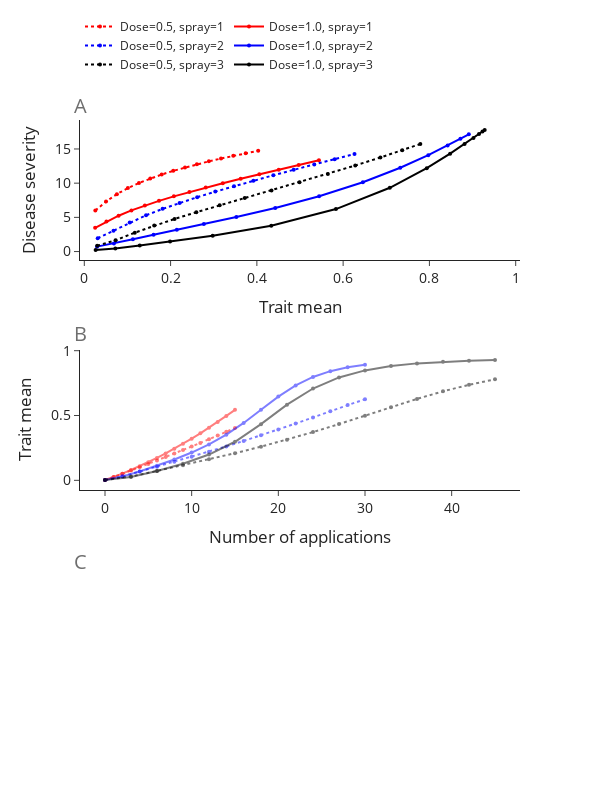

Notebook code cell kept with this figure:
### Code cell
f = fig1(df_in)

f.show()

### Figure 1 — Plotly figure (JSON) as saved in the notebook; plotly's stock layout.template omitted (floating-point values rounded to 4 significant figures)
{"data": [{"line": {"color": "red", "dash": "dot"}, "marker": {"color": "red", "size": 4}, "mode": "lines+markers", "name": "Dose=0.5, spray=1", "type": "scatter", "x": [0.002553, 0.02553, 0.05034, 0.07555, 0.101, 0.1267, 0.1529, 0.1794, 0.2062, 0.2334, 0.261, 0.2888, 0.3169, 0.3454, 0.3741, 0.4031], "xaxis": "x", "y": [null, 6.002, 7.308, 8.397, 9.282, 10.03, 10.68, 11.27, 11.8, 12.3, 12.76, 13.19, 13.61, 14.0, 14.37, 14.73], "yaxis": "y"}, {"line": {"color": "red", "dash": "dot"}, "marker": {"color": "red", "size": 4}, "mode": "lines+markers", "name": "Dose=0.5, spray=1", "opacity": 0.5, "showlegend": false, "type": "scatter", "x": [0, 1, 2, 3, 4, 5, 6, 7, 8, 9, 10, 11, 12, 13, 14, 15], "xaxis": "x2", "y": [0.002553, 0.02553, 0.05034, 0.07555, 0.101, 0.1267, 0.1529, 0.1794, 0.2062, 0.2334, 0.261, 0.2888, 0.3169, 0.3454, 0.3741, 0.4031], "yaxis": "y2"}, {"line": {"color": "red", "dash": "solid"}, "marker": {"color": "red", "size": 4}, "mode": "lines+markers", "name": "Dose=1.0, spray=1", "type": "scatter", "x": [0.002553, 0.02508, 0.05132, 0.0795, 0.1092, 0.1404, 0.1732, 0.2076, 0.2437, 0.2815, 0.3211, 0.3625, 0.4058, 0.4507, 0.497, 0.5439], "xaxis": "x", "y": [null, 3.477, 4.379, 5.239, 6.018, 6.735, 7.414, 8.072, 8.718, 9.359, 10.0, 10.65, 11.31, 11.98, 12.66, 13.35], "yaxis": "y"}, {"line": {"color": "red", "dash": "solid"}, "marker": {"color": "red", "size": 4}, "mode": "lines+markers", "name": "Dose=1.0, spray=1", "opacity": 0.5, "showlegend": false, "type": "scatter", "x": [0, 1, 2, 3, 4, 5, 6, 7, 8, 9, 10, 11, 12, 13, 14, 15], "xaxis": "x2", "y": [0.002553, 0.02508, 0.05132, 0.0795, 0.1092, 0.1404, 0.1732, 0.2076, 0.2437, 0.2815, 0.3211, 0.3625, 0.4058, 0.4507, 0.497, 0.5439], "yaxis": "y2"}, {"line": {"color": "blue", "dash": "dot"}, "marker": {"color": "blue", "size": 4}, "mode": "lines+markers", "name": "Dose=0.5, spray=2", "type": "scatter", "x": [0.002553, 0.03104, 0.06759, 0.1053, 0.1431, 0.1815, 0.221, 0.2616, 0.3036, 0.3471, 0.3919, 0.4381, 0.4853, 0.533, 0.5804, 0.6264], "xaxis": "x", "y": [null, 1.944, 3.052, 4.247, 5.303, 6.242, 7.115, 7.95, 8.764, 9.566, 10.36, 11.16, 11.95, 12.74, 13.51, 14.27], "yaxis": "y"}, {"line": {"color": "blue", "dash": "dot"}, "marker": {"color": "blue", "size": 4}, "mode": "lines+markers", "name": "Dose=0.5, spray=2", "opacity": 0.5, "showlegend": false, "type": "scatter", "x": [0, 2, 4, 6, 8, 10, 12, 14, 16, 18, 20, 22, 24, 26, 28, 30], "xaxis": "x2", "y": [0.002553, 0.03104, 0.06759, 0.1053, 0.1431, 0.1815, 0.221, 0.2616, 0.3036, 0.3471, 0.3919, 0.4381, 0.4853, 0.533, 0.5804, 0.6264], "yaxis": "y2"}, {"line": {"color": "blue", "dash": "solid"}, "marker": {"color": "blue", "size": 4}, "mode": "lines+markers", "name": "Dose=1.0, spray=2", "type": "scatter", "x": [0.002553, 0.0295, 0.06865, 0.1127, 0.1605, 0.2144, 0.2772, 0.3525, 0.4426, 0.5444, 0.6457, 0.7324, 0.7974, 0.8422, 0.8719, 0.8914], "xaxis": "x", "y": [null, 0.7178, 1.177, 1.796, 2.461, 3.183, 4.019, 5.051, 6.378, 8.088, 10.13, 12.25, 14.1, 15.51, 16.49, 17.15], "yaxis": "y"}, {"line": {"color": "blue", "dash": "solid"}, "marker": {"color": "blue", "size": 4}, "mode": "lines+markers", "name": "Dose=1.0, spray=2", "opacity": 0.5, "showlegend": false, "type": "scatter", "x": [0, 2, 4, 6, 8, 10, 12, 14, 16, 18, 20, 22, 24, 26, 28, 30], "xaxis": "x2", "y": [0.002553, 0.0295, 0.06865, 0.1127, 0.1605, 0.2144, 0.2772, 0.3525, 0.4426, 0.5444, 0.6457, 0.7324, 0.7974, 0.8422, 0.8719, 0.8914], "yaxis": "y2"}, {"line": {"color": "black", "dash": "dot"}, "marker": {"color": "black", "size": 4}, "mode": "lines+markers", "name": "Dose=0.5, spray=3", "type": "scatter", "x": [0.002553, 0.02984, 0.07243, 0.117, 0.162, 0.2093, 0.2597, 0.3138, 0.3719, 0.4339, 0.4988, 0.5646, 0.6281, 0.6864, 0.737, 0.7789], "xaxis": "x", "y": [null, 0.8407, 1.655, 2.766, 3.801, 4.772, 5.746, 6.755, 7.817, 8.942, 10.13, 11.36, 12.58, 13.76, 14.82, 15.73], "yaxis": "y"}, {"line": {"color": "black", "dash": "dot"}, "marker": {"color": "black", "size": 4}, "mode": "lines+markers", "name": "Dose=0.5, spray=3", "opacity": 0.5, "showlegend": false, "type": "scatter", "x": [0, 3, 6, 9, 12, 15, 18, 21, 24, 27, 30, 33, 36, 39, 42, 45], "xaxis": "x2", "y": [0.002553, 0.02984, 0.07243, 0.117, 0.162, 0.2093, 0.2597, 0.3138, 0.3719, 0.4339, 0.4988, 0.5646, 0.6281, 0.6864, 0.737, 0.7789], "yaxis": "y2"}, {"line": {"color": "black", "dash": "solid"}, "marker": {"color": "black", "size": 4}, "mode": "lines+markers", "name": "Dose=1.0, spray=3", "type": "scatter", "x": [0.002553, 0.02616, 0.07187, 0.1285, 0.1988, 0.2976, 0.4333, 0.5834, 0.7082, 0.7939, 0.848, 0.8815, 0.9021, 0.915, 0.9231, 0.9282], "xaxis": "x", "y": [null, 0.2272, 0.458, 0.8992, 1.482, 2.327, 3.785, 6.214, 9.324, 12.2, 14.31, 15.72, 16.62, 17.19, 17.55, 17.78], "yaxis": "y"}, {"line": {"color": "black", "dash": "solid"}, "marker": {"color": "black", "size": 4}, "mode": "lines+markers", "name": "Dose=1.0, spray=3", "opacity": 0.5, "showlegend": false, "type": "scatter", "x": [0, 3, 6, 9, 12, 15, 18, 21, 24, 27, 30, 33, 36, 39, 42, 45], "xaxis": "x2", "y": [0.002553, 0.02616, 0.07187, 0.1285, 0.1988, 0.2976, 0.4333, 0.5834, 0.7082, 0.7939, 0.848, 0.8815, 0.9021, 0.915, 0.9231, 0.9282], "yaxis": "y2"}], "layout": {"annotations": [{"font": {"color": "rgb(110,110,110)", "size": 20}, "showarrow": false, "text": "A", "x": 0, "xanchor": "center", "xref": "paper", "y": 1.05, "yanchor": "top", "yref": "paper"}, {"font": {"color": "rgb(110,110,110)", "size": 20}, "showarrow": false, "text": "B", "x": 0, "xanchor": "center", "xref": "paper", "y": 0.67, "yanchor": "top", "yref": "paper"}, {"font": {"color": "rgb(110,110,110)", "size": 20}, "showarrow": false, "text": "C", "x": 0, "xanchor": "center", "xref": "paper", "y": 0.29, "yanchor": "top", "yref": "paper"}], "font": {"size": 14}, "height": 800, "legend": {"font": {"size": 12}, "orientation": "h", "x": 0, "y": 1.18}, "showlegend": true, "width": 600, "xaxis": {"anchor": "y", "autorange": false, "domain": [0, 1], "range": [-0.01, 1.01], "showgrid": false, "showspikes": false, "title": {"text": "Trait mean"}, "type": "linear"}, "xaxis2": {"anchor": "y2", "autorange": true, "domain": [0, 1], "range": [-2.885, 47.88], "showgrid": false, "showspikes": false, "title": {"text": "Number of applications"}, "type": "linear"}, "xaxis3": {"anchor": "y3", "domain": [0, 1], "showgrid": false, "title": {"text": "Trait variance"}}, "yaxis": {"anchor": "x", "autorange": true, "domain": [0.7667, 1.0], "range": [-1.235, 19.24], "showgrid": false, "showspikes": false, "title": {"text": "Disease severity"}, "type": "linear"}, "yaxis2": {"anchor": "x2", "autorange": true, "domain": [0.3833, 0.6167], "range": [-0.07458, 1.005], "showgrid": false, "showspikes": false, "title": {"text": "Trait mean"}, "type": "linear"}, "yaxis3": {"anchor": "x3", "domain": [0, 0.2333], "showgrid": false, "title": {"text": "Change in trait mean"}}}}
